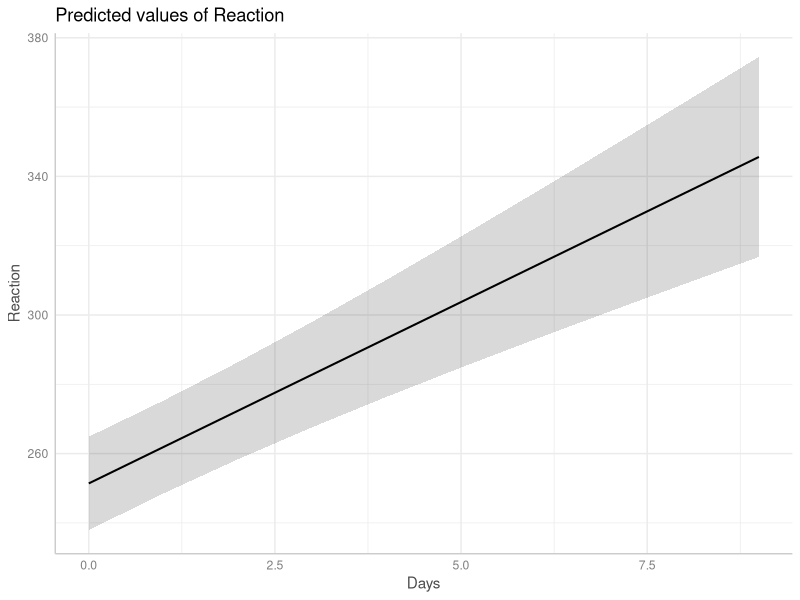
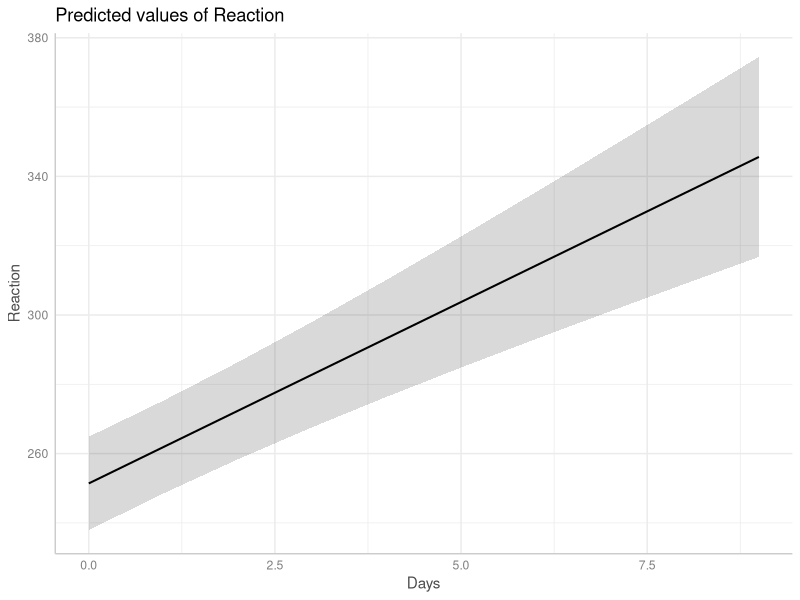
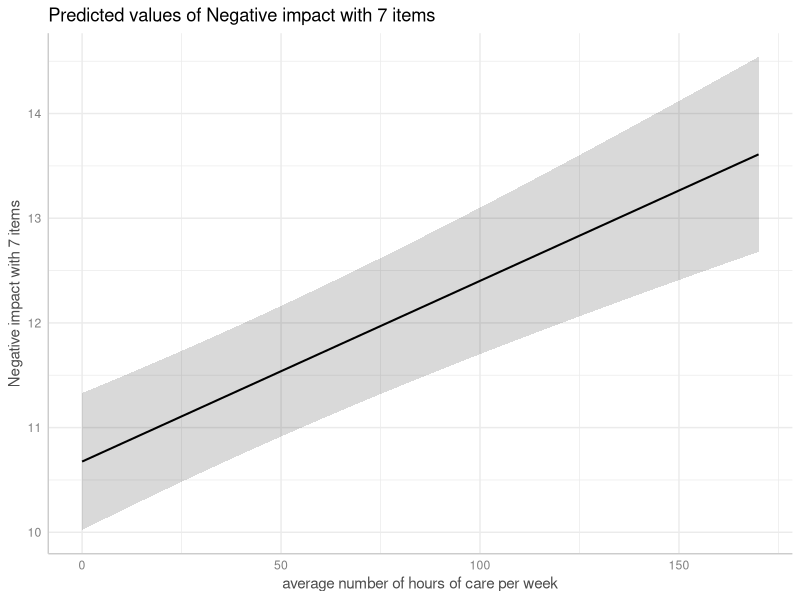
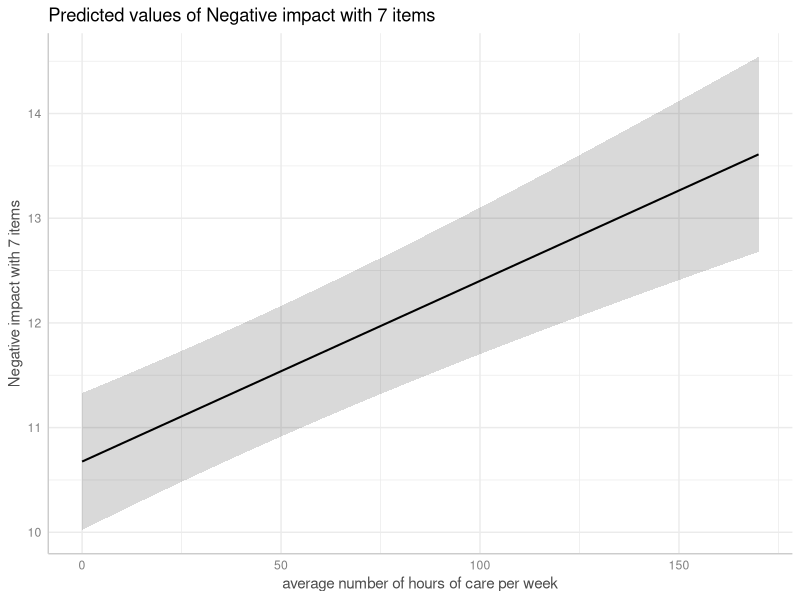
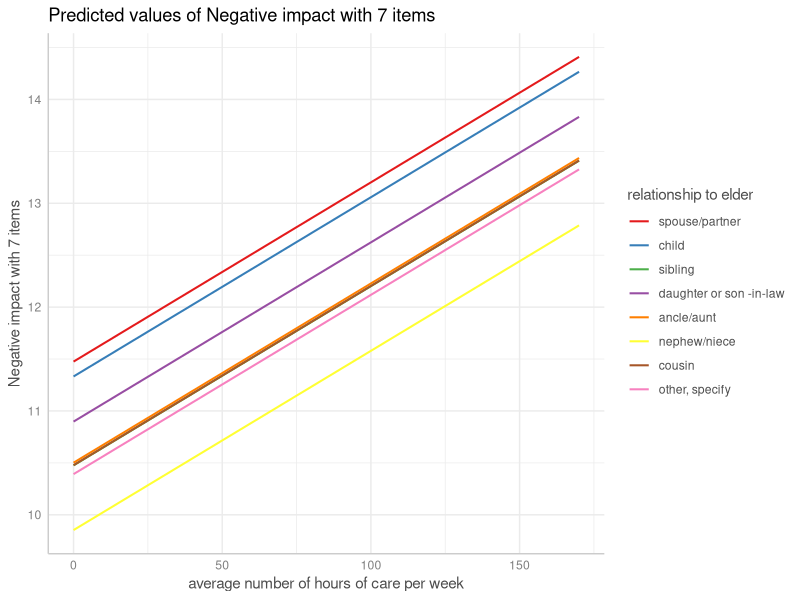
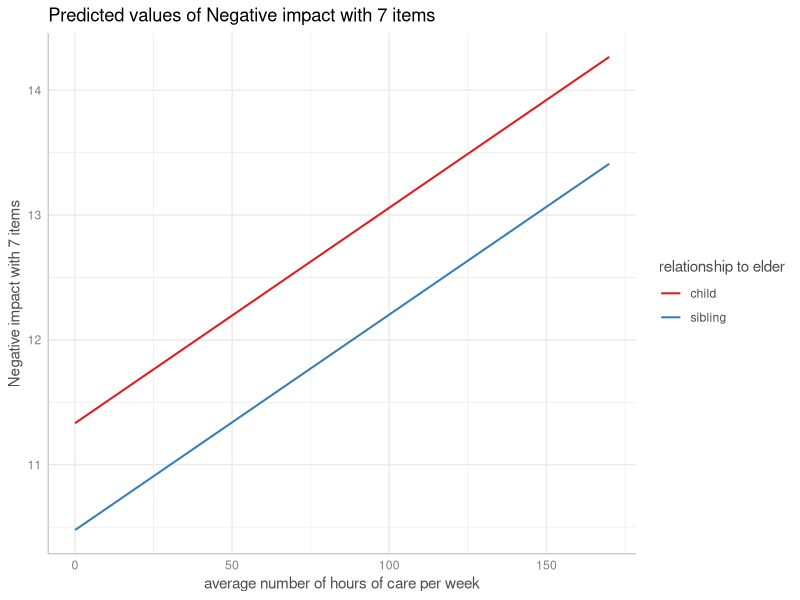
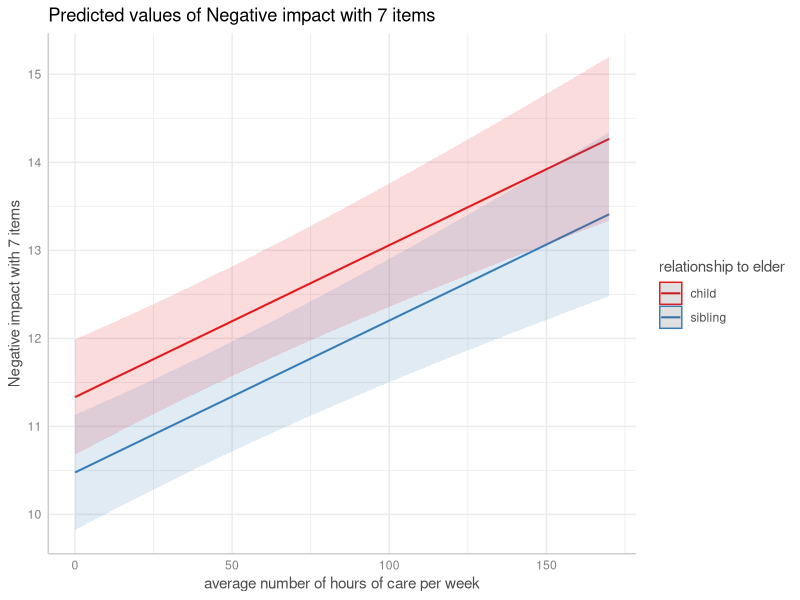
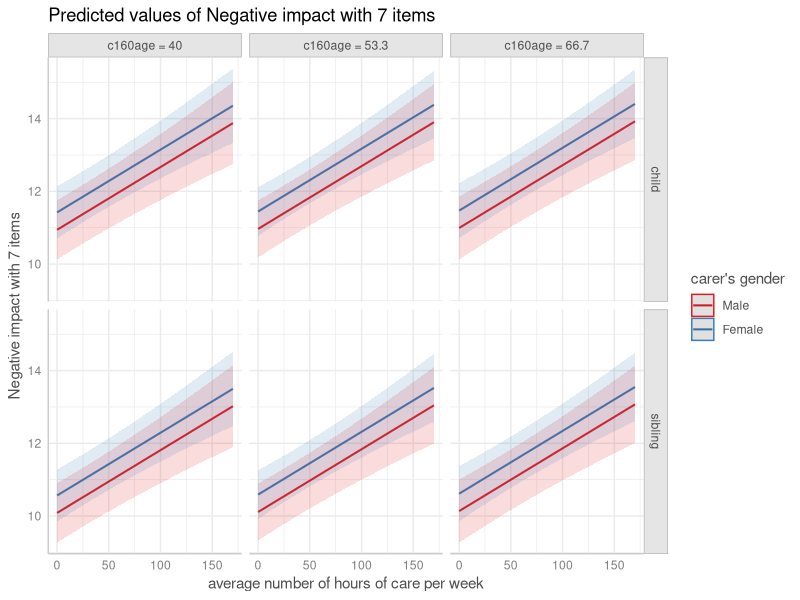

Write R code to recreate these figures, in order.
## ---- chunk 1
knitr::opts_chunk$set(collapse = TRUE, comment = "#>", dev = "png", fig.width = 7, fig.height = 4, message = FALSE, warning = FALSE)
options(width = 800)
dev_version <- length(strsplit(packageDescription("ggeffects")$Version, ".", fixed = TRUE)[[1]]) > 3
if (!requireNamespace("ggplot2", quietly = TRUE) ||
    !requireNamespace("lme4", quietly = TRUE) ||
    !requireNamespace("glmmTMB", quietly = TRUE) ||
    !requireNamespace("sjlabelled", quietly = TRUE)) {
  knitr::opts_chunk$set(eval = FALSE)
}
## ---- chunk 2
library(ggeffects)
library(lme4)
data(sleepstudy)
m <- lmer(Reaction ~ Days + (1 + Days | Subject), data = sleepstudy)

pr <- ggpredict(m, "Days")
pr
plot(pr)
## ---- chunk 3
pr <- ggpredict(m, "Days", type = "random")
pr
plot(pr)
## ---- chunk 4
ggpredict(m, "Days", type = "random", condition = c(Subject = 330))
## ---- chunk 5
ggpredict(m, "Days", type = "simulate")
## ---- chunk 6
library(glmmTMB)
data(Salamanders)
m <- glmmTMB(
  count ~ spp + mined + (1 | site),
  ziformula = ~ spp + mined,
  family = truncated_poisson,
  data = Salamanders
)
## ---- chunk 7
ggpredict(m, "spp")

ggpredict(m, "spp", type = "random")
## ---- chunk 8
ggpredict(m, "spp", type = "zero_inflated")
## ---- chunk 9
ggpredict(m, "spp", type = "zi_random")
## ---- chunk 10
ggpredict(m, "spp", type = "simulate")
## ---- chunk 11
library(sjlabelled)
data(efc)
efc$e15relat <- as_label(efc$e15relat)
m <- lmer(neg_c_7 ~ c12hour + c160age + c161sex + (1 | e15relat), data = efc)
me <- ggpredict(m, terms = "c12hour")
plot(me)
## ---- chunk 12
me <- ggpredict(m, terms = "c12hour", type = "random")
plot(me)
## ---- chunk 13
me <- ggpredict(m, terms = c("c12hour", "e15relat"), type = "random")
plot(me, show_ci = FALSE)
## ---- chunk 14
me <- ggpredict(m, terms = c("c12hour", "e15relat [child,sibling]"), type = "random")
plot(me, show_ci = FALSE)
## ---- chunk 15
plot(me)
## ---- chunk 16
me <- ggpredict(
  m,
  terms = c("c12hour", "c161sex", "c160age", "e15relat [child,sibling]"), 
  type = "random"
)
plot(me)
## ---- chunk 17
set.seed(123)
m <- lmer(Reaction ~ Days + (1 + Days | Subject), data = sleepstudy)
me <- ggpredict(m, terms = c("Days", "Subject [sample=7]"), type = "random")
plot(me)
## ---- chunk 18
plot(me, show_data = TRUE, show_ci = FALSE)
## ---- chunk 19
me <- ggpredict(
  m,
  terms = c("Days", "Subject [sample=7]"),
  type = "random",
  interval = "confidence"
)
plot(me)
